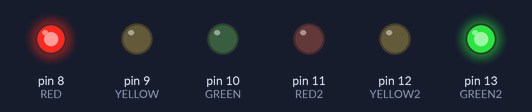
A sketch run on a simulated Arduino Uno, built with avr-gcc and run on an emulated ATmega328P. On the bench: output pins drawn as LEDs (lit = HIGH).

Above: at 0.5 s.
At 1.5 s:
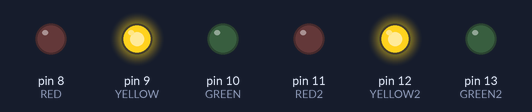
At 5.5 s:
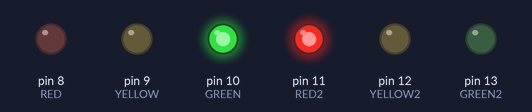
Timing chart, 0 to 6.9 s (numbered marks = the images above):
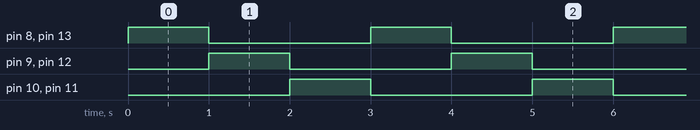

The sketch:

DOUBLE_TRAFFIC.ino
```cpp
int GREEN = 10;
int YELLOW = 9;
int RED = 8;
int RED2=11;
int YELLOW2=12;
int GREEN2=13;
int DELAY_GREEN = 1000;
int DELAY_YELLOW = 1000;
int DELAY_RED = 1000;


// basic functions
void setup()
{
  pinMode(GREEN, OUTPUT);
  pinMode(YELLOW, OUTPUT);
  pinMode(RED, OUTPUT);
  pinMode(GREEN2,OUTPUT);
  pinMode(YELLOW2,OUTPUT);
  pinMode(RED2,OUTPUT);
}

void loop(){
   red_light();
   delay(1000);
  yellow_light();
  delay(DELAY_YELLOW);
  green_light();
  delay(DELAY_GREEN);}

void green_light()
{
  digitalWrite(GREEN, HIGH);
  digitalWrite(YELLOW, LOW);
  digitalWrite(RED, LOW);
   digitalWrite(GREEN2, LOW);
  digitalWrite(YELLOW2, LOW);
  digitalWrite(RED2,HIGH);
}

void yellow_light()
{
  digitalWrite(GREEN, LOW);
  digitalWrite(YELLOW, HIGH);
  digitalWrite(RED, LOW);
   digitalWrite(GREEN2, LOW);
  digitalWrite(YELLOW2, HIGH);
  digitalWrite(RED2, LOW);
}

void red_light()
{
  digitalWrite(GREEN, LOW);
  digitalWrite(YELLOW, LOW);
  digitalWrite(RED, HIGH);
   digitalWrite(GREEN2, HIGH);
  digitalWrite(YELLOW2, LOW);
  digitalWrite(RED2, LOW);
}
```

Measured:
- by itself, pin 8 (RED), pin 9 (YELLOW), pin 10 (GREEN), pin 11 (RED2), pin 12 (YELLOW2), pin 13 (GREEN2): alternates HIGH for 1.0 s and LOW for 2.0 s
- by itself, everything shown: repeats every 3.0 s, in 3 steps
